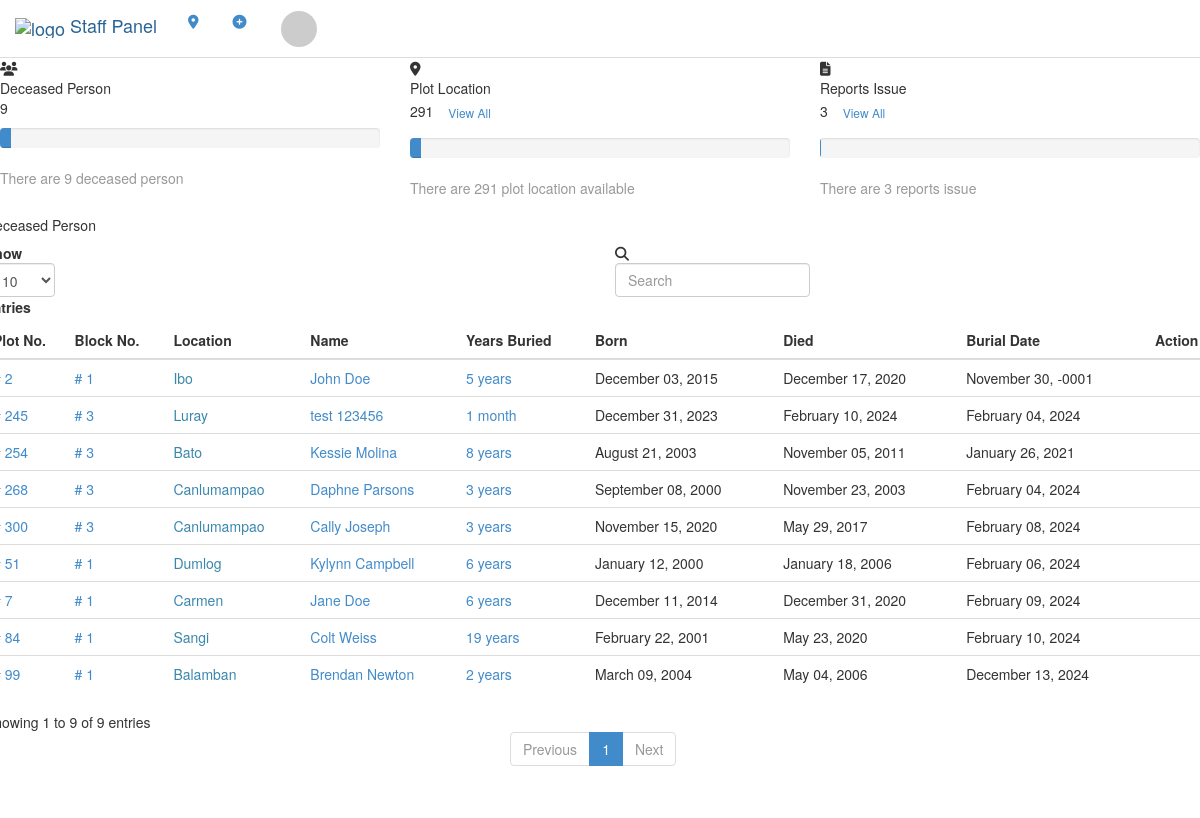
Screenshot of /staff/index.php?q=person-list (signed in) with the database file from the repository.
### tables this page shows
CREATE TABLE `tblpeople` (
  `PEOPLEID` int(11) NOT NULL,
  `FNAME` varchar(100) NOT NULL,
  `GRAVENO` int(11) NOT NULL,
  `BORNDATE` date NOT NULL,
  `DIEDDATE` date NOT NULL,
  `CATEGORIES` enum('1','2','3') NOT NULL,
  `LOCATION` varchar(100) NOT NULL,
  `BURIALDATE` date NOT NULL
);

### staff/theme/templates.php (the view, shortened to what the rows shown need)
<?php
$q = isset($_GET['q']) ? $_GET['q'] : 'home';
$sql = "SELECT * FROM tblpeople";
$mydb->setQuery($sql);
?>
<!DOCTYPE html>
<html lang="en">
<head>
    <link rel="stylesheet" href="<?= web_root; ?>/template/assets/css/bootstrap.min.css">
    <link rel="stylesheet" href="<?= web_root; ?>/template/assets/plugins/fontawesome/css/fontawesome.min.css">
    <link rel="stylesheet" href="<?= web_root; ?>/template/assets/plugins/fontawesome/css/all.min.css">
    <link rel="stylesheet" href="<?= web_root; ?>/template/assets/css/style.css">
</head>
</head>
<body>
    <div class="main-wrapper">
        <div class="page-wrapper">
            <div class="content container-fluid">
                                        <?php
                                        $sql = "SELECT * FROM tblpeople";
                                        $mydb->setQuery($sql);
                                        ?>
                                            <?php
                                            $sql = "SELECT * FROM tblreport";
                                            $mydb->setQuery($sql);
                                            ?>
                <?php if ($q == 'reserved-plot' && isset($_GET['id'])) {
                    $id = $_GET['id'];
                    $sql = "SELECT * FROM tblreserve WHERE id = '$id'";
                    $mydb->setQuery($sql);
                    $cur = $mydb->executeQuery();
                    $reserved = $mydb->loadSingleResult(); ?>
                    <div class="card">
                        <div class="card-header">
                            <div class="row">
                                <div class="col">
                                    <h5 class="card-title">Reserved Plot Information</h5>
                                    <span class="badge bg-<?= $reserved->status == 'Pending' ? 'warning' : ($reserved->status == 'Approved' ? 'success' : 'danger'); ?>"><?= $reserved->status; ?></span>
                                </div>
                                <div class="col-auto">
                                    <a href="index.php?q=plot-location" class="btn btn-sm btn-outline-primary">
                                        Back
                                    </a>
                                </div>
                            </div>
                        </div>
                        <div class="card-body">
                            <div class="row">
                                <div class="col-xl-12 col-sm-12 col-12">
                                    <div class="row">
                                        <p class="text-muted mb-3">Information about reserved plot.</p>
                                        <div class="col-lg-2 col-md-2">
                                            <div class="form-group">
                                                <label>Ref ID</label>
                                                <input type="text" class="form-control" value="<?= $reserved->id; ?>" disabled>
                                            </div>
                                        </div>
                                        <div class="col-lg-2 col-md-2">
                                            <div class="form-group">
                                                <label>Plot Number</label>
                                                <input type="text" class="form-control" value="<?= $reserved->graveno; ?>" disabled>
                                            </div>
                                        </div>
                                        <div class="col-lg-2 col-md-2">
                                            <div class="form-group">
                                                <label>Block</label>
                                                <input type="text" class="form-control" value="<?= $reserved->block; ?>" disabled>
                                            </div>
                                        </div>
                                        <div class="col-lg-3 col-md-3">
                                            <div class="form-group">
                                                <label>Location</label>
                                                <input type="text" class="form-control" value="<?= $reserved->location; ?>" disabled>
                                            </div>
                                        </div>
                                        <div class="col-lg-3 col-md-3">
                                            <div class="form-group">
                                                <label>Date</label>
                                                <input type="text" class="form-control" value="<?= date_format(date_create($reserved->created_at), 'l, F d, Y'); ?>" disabled>
                                            </div>
                                        </div>
                                    </div>
                                    <hr>
                                    <div class="row">
                                        <p class="text-muted mb-3">Information about the person who reserved the plot.</p>
                                        <div class="col-lg-6 col-md-6">
                                            <div class="form-group">
                                                <label>Email</label>
                                                <input type="text" class="form-control" value="<?= $reserved->email; ?>" disabled>
                                            </div>
                                        </div>
                                        <div class="col-lg-6 col-md-6">
                                            <div class="form-group">
                                                <label>Mobile Number</label>
                                                <input type="text" class="form-control" value="<?= $reserved->mobile_number; ?>" disabled>
                                            </div>
                                        </div>
                                    </div>
                                    <hr>
                                    <div class="row">
                                        <p class="text-muted mb-3">Update status of reserved plot.</p>
                                        <div class="col-lg-12 col-md-12">
                                            <div class="form-group">
                                                <form method="POST">
                                                    <label>Status</label>
                                                    <?php
                                                    if (isset($_POST['status'])) {
                                                        $status = $_POST['status'];
                                                        $sql = "UPDATE tblreserve SET status = '$status' WHERE id = '$id'";
                                                        $mydb->setQuery($sql);
                                                        $cur = $mydb->executeQuery();
                                                        if ($cur) {
                                                            echo '<script>alert("Status Updated Successfully!")</script>';
                                                            echo '<script>window.location.href = "index.php?q=reserved-plot&id=' . $id . '#sel";</script>';
                                                        } else {
                                                            echo '<script>alert("Something went wrong!")</script>';
                                                            echo '<script>window.location.href = "index.php?q=reserved-plot&id=' . $id . '#sel";</script>';
                                                        }
                                                    }
                                                    if ($reserved->status == 'Approved') {
                                                        echo '<input type="text" class="form-control" value="' . $reserved->status . '" disabled>';
                                                    } else { ?>
                                                        <select name="status" class="form-select form-select-sm" aria-label=".form-select-sm example" onchange="this.form.submit()" id="sel">
                                                            <option hidden selected>Select Status</option>
                                                            <option value="Contacted" <?= $reserved->status == 'Contacted' ? 'selected' : ''; ?>>Contacted</option>
                                                            <option value="Approved" <?= $reserved->status == 'Approved' ? 'selected' : ''; ?>>Approved</option>
                                                            <option value="Declined" <?= $reserved->status == 'Declined' ? 'selected' : ''; ?>>Declined</option>
                                                        </select>
                                                    <?php } ?>
                                                </form>
                                            </div>
                                        </div>
                                    </div>
                                </div>
                            </div>
                        </div>
                    </div>
                    <div class="row">
                        <div class="col-12">
                            <?php
                            $sql = "SELECT * FROM tblpeople WHERE GRAVENO = '" . $reserved->graveno . "'";
                            $mydb->setQuery($sql);
                            $cur = $mydb->executeQuery();
                            $numrows = $mydb->num_rows($cur); ?>
                            <?php if ($numrows > 0) {
                                $cur = $mydb->loadSingleResult(); ?>
                                <div class="card flex-fill bg-white">
                                    <div class="card-header">
                                        <h5 class="card-title mb-0">Deceased Person Information on this Plot</h5>
                                    </div>
                                    <div class="card-body">
                                        <ul class="list-group list-group-flush">
                                            <li class="list-group-item">Name: <?= $cur->FNAME; ?></li>
                                            <li class="list-group-item">Born Date: <?= date_format(date_create($cur->BORNDATE), 'l, F d, Y'); ?></li>
                                            <li class="list-group-item">Died Date: <?= date_format(date_create($cur->DIEDDATE), 'l, F d, Y'); ?></li>
                                            <li class="list-group-item">Years Buried: <?= date_diff(date_create($cur->BORNDATE), date_create($cur->DIEDDATE))->y; ?> years</li>
                                        </ul>
                                    </div>
                                </div>
                            <?php } ?>
                        </div>
                    </div>
                <?php } elseif ($q == 'person-list') {
                    $sql = "SELECT * FROM tblpeople";
                    $mydb->setQuery($sql);
                    $cur = $mydb->executeQuery();
                    $numrows = $mydb->num_rows($cur); ?>
                    <div class="row">
                        <div class="col-12">
                            <?php if ($numrows > 0) {
                                $cur = $mydb->loadResultList();
                                echo '<div class="card card-table">';
                                echo '<div class="card-body">';
                                echo '<div class="table-responsive">';
                                echo '<table class="table table-hover table-center mb-0 datatable">';
                                echo '<thead>';
                                echo '<tr>';
                                echo '<th>Plot No.</th>';
                                echo '<th>Block No.</th>';
                                echo '<th>Location</th>';
                                echo '<th>Name</th>';
                                echo '<th>Years Buried</th>';
                                echo '<th>Born</th>';
                                echo '<th>Died</th>';
                                echo '<th>Burial Date</th>';
                                echo '<th>Action</th>';
                                echo '</tr>';
                                echo '</thead>';
                                echo '<tbody>';
                                foreach ($cur as $res) {
                                    $age = date_diff(date_create($res->BORNDATE), date_create($res->DIEDDATE))->y;
                                    echo '<tr>';
                                    echo '<td><span class="text-primary"># ';
                                    echo '<a href="index.php?q=map-info&name=' . $res->FNAME . '&id=' . $res->PEOPLEID . '" class="text-primary">' . $res->GRAVENO . '</a>';
                                    echo '</span></td>';
                                    echo '<td><span class="text-primary"># ' . $res->CATEGORIES . '</span></td>';
                                    echo '<td><span class="text-info">' . $res->LOCATION . '</span></td>';
                                    echo '<td><span class="text-primary text-uppercase">' . $res->FNAME . '</span></td>';
                                    if ($age == 0) {
                                        echo '<td><span class="text-primary">';
                                        if (date_diff(date_create($res->BORNDATE), date_create($res->DIEDDATE))->m == 0) {
                                            echo date_diff(date_create($res->BORNDATE), date_create($res->DIEDDATE))->d . ' days';
                                        } else {
                                            if (date_diff(date_create($res->BORNDATE), date_create($res->DIEDDATE))->m == 1) {
                                                echo date_diff(date_create($res->BORNDATE), date_create($res->DIEDDATE))->m . ' month';
                                            } else {
                                                echo date_diff(date_create($res->BORNDATE), date_create($res->DIEDDATE))->m . ' months';
                                            }
                                        }
                                        echo '</span></td>';
                                    } else {
                                        if ($age == 1) {
                                            echo '<td><span class="text-primary">' . $age . ' year</span></td>';
                                        } else {
                                            echo '<td><span class="text-primary">' . $age . ' years</span></td>';
                                        }
                                    }
                                    echo '<td>' . date_format(date_create($res->BORNDATE), 'F d, Y') . '</td>';
                                    echo '<td>' . date_format(date_create($res->DIEDDATE), 'F d, Y') . '</td>';
                                    echo '<td>' . date_format(date_create($res->BURIALDATE), 'F d, Y') . '</td>';
                                    echo '<td class="text-right">';
                                    echo '<div class="dropdown dropdown-action">';
                                    echo '</div>';
                                    echo '</td>';
                                    echo '</tr>';
                                }
                                echo '</tbody>';
                                echo '</table>';
                                echo '</div>';
                                echo '</div>';
                                echo '</div>';
                            }?>
                        </div>
                    </div>
                <?php } else {
                    include $q . '.php';
                } ?>
            </div>
        </div>
</body>
</html>

### rows the page displays
tblpeople: GRAVENO "2", CATEGORIES "1", LOCATION "Ibo", FNAME "John Doe", age "5", BORNDATE "December 03, 2015", DIEDDATE "December 17, 2020", BURIALDATE "November 30, -0001"
tblpeople: GRAVENO "7", CATEGORIES "1", LOCATION "Carmen", FNAME "Jane Doe", age "6", BORNDATE "December 11, 2014", DIEDDATE "December 31, 2020", BURIALDATE "February 09, 2024"
tblpeople: GRAVENO "51", CATEGORIES "1", LOCATION "Dumlog", FNAME "Kylynn Campbell", age "6", BORNDATE "January 12, 2000", DIEDDATE "January 18, 2006", BURIALDATE "February 06, 2024"
tblpeople: GRAVENO "84", CATEGORIES "1", LOCATION "Sangi", FNAME "Colt Weiss", age "19", BORNDATE "February 22, 2001", DIEDDATE "May 23, 2020", BURIALDATE "February 10, 2024"
tblpeople: GRAVENO "268", CATEGORIES "3", LOCATION "Canlumampao", FNAME "Daphne Parsons", age "3", BORNDATE "September 08, 2000", DIEDDATE "November 23, 2003", BURIALDATE "February 04, 2024"
tblpeople: GRAVENO "300", CATEGORIES "3", LOCATION "Canlumampao", FNAME "Cally Joseph", age "3", BORNDATE "November 15, 2020", DIEDDATE "May 29, 2017", BURIALDATE "February 08, 2024"
tblpeople: GRAVENO "245", CATEGORIES "3", LOCATION "Luray", FNAME "test 123456", BORNDATE+DIEDDATE "1", BORNDATE "December 31, 2023", DIEDDATE "February 10, 2024", BURIALDATE "February 04, 2024"
tblpeople: GRAVENO "99", CATEGORIES "1", LOCATION "Balamban", FNAME "Brendan Newton", age "2", BORNDATE "March 09, 2004", DIEDDATE "May 04, 2006", BURIALDATE "December 13, 2024"
tblpeople: GRAVENO "254", CATEGORIES "3", LOCATION "Bato", FNAME "Kessie Molina", age "8", BORNDATE "August 21, 2003", DIEDDATE "November 05, 2011", BURIALDATE "January 26, 2021"

### other values shown
count($deceased) "9"
$total "291"
$total "3"
